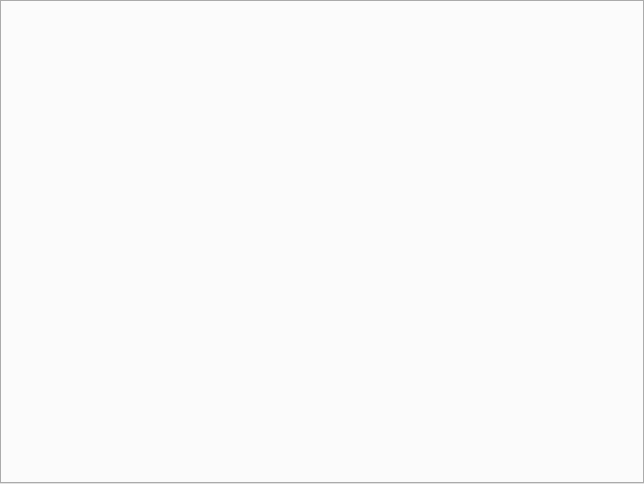
<?xml version="1.0" encoding="UTF-8"?>
<ui version="4.0">
 <class>JupyterWidget</class>
 <widget class="QDockWidget" name="JupyterWidget">
  <property name="geometry">
   <rect>
    <x>0</x>
    <y>0</y>
    <width>644</width>
    <height>484</height>
   </rect>
  </property>
  <property name="windowTitle">
   <string>Jupyter</string>
  </property>
  <widget class="QWidget" name="dockWidgetContents">
   <layout class="QVBoxLayout" name="verticalLayout">
    <property name="leftMargin">
     <number>0</number>
    </property>
    <property name="topMargin">
     <number>0</number>
    </property>
    <property name="rightMargin">
     <number>0</number>
    </property>
    <property name="bottomMargin">
     <number>0</number>
    </property>
    <item>
     <widget class="QTabWidget" name="tabWidget"/>
    </item>
   </layout>
  </widget>
 </widget>
 <resources/>
 <connections/>
</ui>
